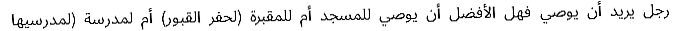
#> input picture Code/line0.png, 699 x 31 px
$ python charse.py
#> lines starting #> are read from the running program, lines starting #| are printed output that depends on the picture; after the words box and inside, x2 and y2 are one past the last pixel; in counts of white or black regions, pixels touching at a corner belong together
import cv2
import numpy as np
from scipy import stats
from skimage.morphology import skeletonize

def detect_baseline(line):

    im = skeletonize(line- 255)
    hist = np.sum(im, 1)

    #6: HP <-smoothing(HP)

    #show_images([im])
    #print(hist)

    max_hist = 0
    for i in range(len(hist)):
        if hist[i] >= max_hist:
            max_hist = hist[i]
            baseline = i
    return baseline

def maximum_transition_line(line, baseline):
    max_transitions = 0
    max_transitions_index = baseline
    i = baseline

    width = line.shape[1]
    height = line.shape[0]

    while (i < height):
        curr_transitions = 0
        flag = 0
        j = 0
        while (j < width):
            if line[i, j] == 1 and flag == 0:
                curr_transitions += 1
                flag = 1
            elif line[i, j] != 0 and flag == 1:
                flag = 0
            j += 1
        if curr_transitions >= max_transitions:
            max_transitions = curr_transitions
            max_transitions_index = i
        i += 1
    return max_transitions_index

class SR:
    def __init__(self, ei = 0, si = 0, ci = 0, mi = 0):
        self.EndIndex = ei
        self.StartIndex = si
        self.CutIndex = ci
        self.MidIndex = mi


def comp(x, y, mid, s,f, cond):
    ress = []

    if (cond == '=='):
        for i in range(s,f):
            if x[i] == y:
                ress.append(i)
    else:
        for i in range(s,f):
            if x[i] <= y:
                ress.append(i)

    if len(ress)!=0:
        print(ress)
        val  = ress.flat[np.abs(ress - mid).argmin()]

        return val
    else:
        print(ress)
        return  False


def cpi(line, word, mti):
    i = 0
    flag = 0
    vp = np.sum(line, 0)
    #print(vp)

    m = stats.mode(vp)
    mfv = m[0][0]
    print(mfv)

    width = word.shape[1]

    newSR = SR(0,0,0)
    sr = []
    while (i < width):
        if word[mti, i] == 1 and flag == 0:
            newSR.EndIndex = i
            flag = 1
        elif word[mti, i] != 1 and flag == 1:
            newSR.StartIndex = i
            newSR.MidIndex = int((newSR.EndIndex + newSR.StartIndex)/2)

            if(comp(vp, 0 , newSR.MidIndex,newSR.StartIndex, newSR.EndIndex, '==') != False):
                newSR.CutIndex = comp(vp, 0 , newSR.MidIndex,newSR.StartIndex, newSR.EndIndex, '==')
            elif vp[newSR.MidIndex] == mfv:
                newSR.CutIndex = newSR.MidIndex
            elif (comp(vp, mfv , newSR.MidIndex,newSR.StartIndex, newSR.EndIndex, '<=') != False):
                newSR.CutIndex = comp(vp, mfv , newSR.MidIndex,newSR.StartIndex, newSR.EndIndex, '<=')
            elif (comp(vp, mfv , newSR.MidIndex,newSR.StartIndex, newSR.MidIndex, '<=') != False):
                newSR.CutIndex = comp(vp, mfv , newSR.MidIndex,newSR.StartIndex, newSR.MidIndex, '<=')
            else:
                newSR.CutIndex = newSR.MidIndex

            flag = 0
        i += 1
    return newSR

img  = cv2.imread('line0.png', 0)
#> img is the input picture: shape (31, 699); min 0, max 255, mean 236.4
_, bw_img = cv2.threshold(img, 128, 255, cv2.THRESH_BINARY | cv2.THRESH_OTSU)
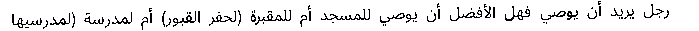
#> bw_img: shape (31, 699); 92.1% white; black in thin lines or dots, all inside (x1, y1, x2, y2) = (12, 1, 669, 30)
baseline = detect_baseline(bw_img)
#> in detect_baseline, `im = skeletonize(line- 255)`:
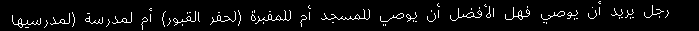
#> im: shape (31, 699) bool; 5.2% white in thin lines or dots, all inside (x1, y1, x2, y2) = (12, 1, 669, 30)
#> in detect_baseline, `hist = np.sum(im, 1)`: hist = 31 values, max 110 at index 18, min 0 at index 0, mean 36.03
#> the loop in detect_baseline, `for i in range(len(hist)):` made 31 passes
#> max_hist on passes 1, 2, 4, 6, 7, 8, 9, 10, 11, 12, 13, 14: 0, 2, 3, 4, 8, 8, 13, 18, 28, 40, 50, 58
#> after the loop in detect_baseline, `for i in range(len(hist)):`: baseline = 18; max_hist = 110
#> baseline = 18
print(baseline)
#| 18
mti = maximum_transition_line(bw_img, baseline)
#> the loop in maximum_transition_line, `while (i < height):` made 13 passes
#> after the loop in maximum_transition_line, `while (i < height):`: i = 31; max_transitions = 0; max_transitions_index = 30
#> mti = 30
print(mti)
#| 30
wordim = cv2.imread('word0.png', 0)
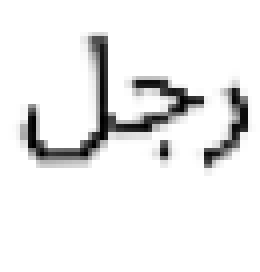
#> input picture Code/word0.png, 65 x 68 px (shown 4 times larger)
#> wordim is the input picture: shape (68, 65); min 0, max 255, mean 236.3
sr = cpi(bw_img, wordim, mti)
#> in cpi, `vp = np.sum(line, 0)`: vp = 699 values, max 7905 at index 0, min 4590 at index 150, mean 7281.5
#> in cpi, `m = stats.mode(vp)`: m = (7905, 213)
#> (the run stopped early here; a loop or call above may not have finished)
